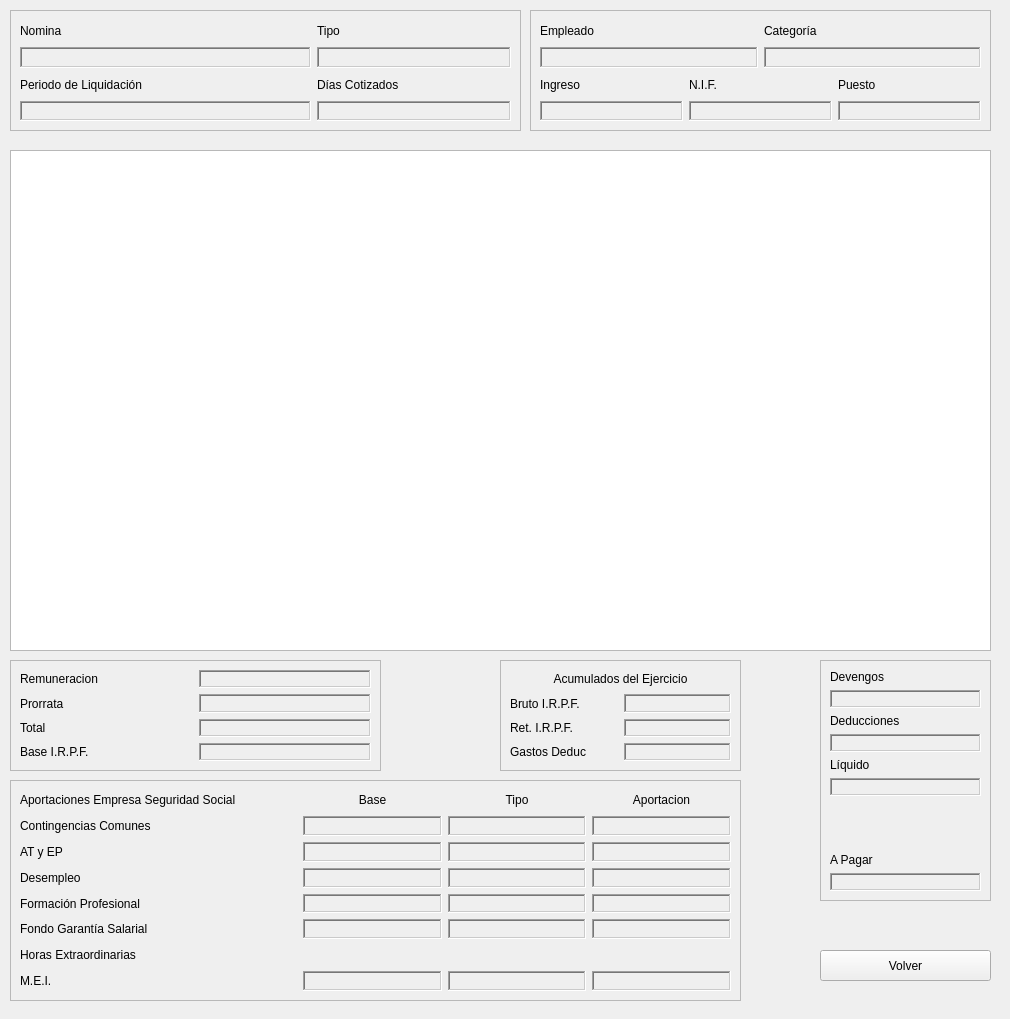
<?xml version="1.0" encoding="UTF-8"?>
<ui version="4.0">
 <class>CargarNomina</class>
 <widget class="QDialog" name="CargarNomina">
  <property name="geometry">
   <rect>
    <x>0</x>
    <y>0</y>
    <width>1010</width>
    <height>1019</height>
   </rect>
  </property>
  <property name="windowTitle">
   <string>Dialog</string>
  </property>
  <widget class="QFrame" name="frame_2">
   <property name="geometry">
    <rect>
     <x>530</x>
     <y>10</y>
     <width>461</width>
     <height>121</height>
    </rect>
   </property>
   <property name="frameShape">
    <enum>QFrame::StyledPanel</enum>
   </property>
   <property name="frameShadow">
    <enum>QFrame::Sunken</enum>
   </property>
   <layout class="QHBoxLayout" name="horizontalLayout_8">
    <item>
     <layout class="QVBoxLayout" name="verticalLayout_9">
      <item>
       <layout class="QHBoxLayout" name="horizontalLayout_6">
        <item>
         <layout class="QVBoxLayout" name="verticalLayout_4">
          <item>
           <widget class="QLabel" name="label_15">
            <property name="text">
             <string>Empleado</string>
            </property>
           </widget>
          </item>
          <item>
           <widget class="QLabel" name="lblEmpleado">
            <property name="styleSheet">
             <string notr="true">color:rgb(0,0,255)</string>
            </property>
            <property name="frameShape">
             <enum>QFrame::WinPanel</enum>
            </property>
            <property name="frameShadow">
             <enum>QFrame::Sunken</enum>
            </property>
            <property name="text">
             <string/>
            </property>
           </widget>
          </item>
         </layout>
        </item>
        <item>
         <layout class="QVBoxLayout" name="verticalLayout_5">
          <item>
           <widget class="QLabel" name="label_17">
            <property name="text">
             <string>Categoría</string>
            </property>
           </widget>
          </item>
          <item>
           <widget class="QLabel" name="lblCategoria">
            <property name="styleSheet">
             <string notr="true">color:rgb(0,0,255)</string>
            </property>
            <property name="frameShape">
             <enum>QFrame::WinPanel</enum>
            </property>
            <property name="frameShadow">
             <enum>QFrame::Sunken</enum>
            </property>
            <property name="text">
             <string/>
            </property>
           </widget>
          </item>
         </layout>
        </item>
       </layout>
      </item>
      <item>
       <layout class="QHBoxLayout" name="horizontalLayout_7">
        <item>
         <layout class="QVBoxLayout" name="verticalLayout_6">
          <item>
           <widget class="QLabel" name="label_19">
            <property name="text">
             <string>Ingreso</string>
            </property>
           </widget>
          </item>
          <item>
           <widget class="QLabel" name="lblIngreso">
            <property name="styleSheet">
             <string notr="true">color:rgb(0,0,255)</string>
            </property>
            <property name="frameShape">
             <enum>QFrame::WinPanel</enum>
            </property>
            <property name="frameShadow">
             <enum>QFrame::Sunken</enum>
            </property>
            <property name="text">
             <string/>
            </property>
           </widget>
          </item>
         </layout>
        </item>
        <item>
         <layout class="QVBoxLayout" name="verticalLayout_7">
          <item>
           <widget class="QLabel" name="label_21">
            <property name="text">
             <string>N.I.F.</string>
            </property>
           </widget>
          </item>
          <item>
           <widget class="QLabel" name="lblNif">
            <property name="styleSheet">
             <string notr="true">color:rgb(0,0,255)</string>
            </property>
            <property name="frameShape">
             <enum>QFrame::WinPanel</enum>
            </property>
            <property name="frameShadow">
             <enum>QFrame::Sunken</enum>
            </property>
            <property name="text">
             <string/>
            </property>
           </widget>
          </item>
         </layout>
        </item>
        <item>
         <layout class="QVBoxLayout" name="verticalLayout_8">
          <item>
           <widget class="QLabel" name="label_23">
            <property name="text">
             <string>Puesto</string>
            </property>
           </widget>
          </item>
          <item>
           <widget class="QLabel" name="lblPuesto">
            <property name="styleSheet">
             <string notr="true">color:rgb(0,0,255)</string>
            </property>
            <property name="frameShape">
             <enum>QFrame::WinPanel</enum>
            </property>
            <property name="frameShadow">
             <enum>QFrame::Sunken</enum>
            </property>
            <property name="text">
             <string/>
            </property>
           </widget>
          </item>
         </layout>
        </item>
       </layout>
      </item>
     </layout>
    </item>
   </layout>
  </widget>
  <widget class="QFrame" name="frame_5">
   <property name="geometry">
    <rect>
     <x>10</x>
     <y>10</y>
     <width>511</width>
     <height>121</height>
    </rect>
   </property>
   <property name="frameShape">
    <enum>QFrame::StyledPanel</enum>
   </property>
   <property name="frameShadow">
    <enum>QFrame::Sunken</enum>
   </property>
   <layout class="QHBoxLayout" name="horizontalLayout_12">
    <item>
     <layout class="QVBoxLayout" name="verticalLayout_15">
      <item>
       <layout class="QHBoxLayout" name="horizontalLayout_10" stretch="3,2">
        <item>
         <layout class="QVBoxLayout" name="verticalLayout_11">
          <item>
           <widget class="QLabel" name="label_30">
            <property name="text">
             <string>Nomina</string>
            </property>
           </widget>
          </item>
          <item>
           <widget class="QLabel" name="lblNomina">
            <property name="styleSheet">
             <string notr="true">color:rgb(0,0,255)</string>
            </property>
            <property name="frameShape">
             <enum>QFrame::WinPanel</enum>
            </property>
            <property name="frameShadow">
             <enum>QFrame::Sunken</enum>
            </property>
            <property name="text">
             <string/>
            </property>
           </widget>
          </item>
         </layout>
        </item>
        <item>
         <layout class="QVBoxLayout" name="verticalLayout_12">
          <item>
           <widget class="QLabel" name="label_32">
            <property name="text">
             <string>Tipo</string>
            </property>
           </widget>
          </item>
          <item>
           <widget class="QLabel" name="lblTipo">
            <property name="styleSheet">
             <string notr="true">color:rgb(0,0,255)</string>
            </property>
            <property name="frameShape">
             <enum>QFrame::WinPanel</enum>
            </property>
            <property name="frameShadow">
             <enum>QFrame::Sunken</enum>
            </property>
            <property name="text">
             <string/>
            </property>
           </widget>
          </item>
         </layout>
        </item>
       </layout>
      </item>
      <item>
       <layout class="QHBoxLayout" name="horizontalLayout_11" stretch="3,2">
        <item>
         <layout class="QVBoxLayout" name="verticalLayout_13">
          <item>
           <widget class="QLabel" name="label_34">
            <property name="text">
             <string>Periodo de Liquidación </string>
            </property>
           </widget>
          </item>
          <item>
           <widget class="QLabel" name="lblPeriodo">
            <property name="styleSheet">
             <string notr="true">color:rgb(0,0,255)</string>
            </property>
            <property name="frameShape">
             <enum>QFrame::WinPanel</enum>
            </property>
            <property name="frameShadow">
             <enum>QFrame::Sunken</enum>
            </property>
            <property name="text">
             <string/>
            </property>
           </widget>
          </item>
         </layout>
        </item>
        <item>
         <layout class="QVBoxLayout" name="verticalLayout_14">
          <item>
           <widget class="QLabel" name="label_36">
            <property name="text">
             <string>Días Cotizados</string>
            </property>
           </widget>
          </item>
          <item>
           <widget class="QLabel" name="lblDiasTotales">
            <property name="styleSheet">
             <string notr="true">color:rgb(0,0,255)</string>
            </property>
            <property name="frameShape">
             <enum>QFrame::WinPanel</enum>
            </property>
            <property name="frameShadow">
             <enum>QFrame::Sunken</enum>
            </property>
            <property name="text">
             <string/>
            </property>
           </widget>
          </item>
         </layout>
        </item>
       </layout>
      </item>
     </layout>
    </item>
   </layout>
  </widget>
  <widget class="QTableWidget" name="tableNomina">
   <property name="geometry">
    <rect>
     <x>10</x>
     <y>150</y>
     <width>981</width>
     <height>501</height>
    </rect>
   </property>
   <property name="editTriggers">
    <set>QAbstractItemView::NoEditTriggers</set>
   </property>
   <property name="selectionMode">
    <enum>QAbstractItemView::NoSelection</enum>
   </property>
  </widget>
  <widget class="QFrame" name="frame_7">
   <property name="geometry">
    <rect>
     <x>500</x>
     <y>660</y>
     <width>241</width>
     <height>111</height>
    </rect>
   </property>
   <property name="frameShape">
    <enum>QFrame::StyledPanel</enum>
   </property>
   <property name="frameShadow">
    <enum>QFrame::Sunken</enum>
   </property>
   <layout class="QHBoxLayout" name="horizontalLayout_14">
    <item>
     <layout class="QVBoxLayout" name="verticalLayout_2">
      <item>
       <layout class="QHBoxLayout" name="horizontalLayout_5">
        <item>
         <widget class="QLabel" name="label_41">
          <property name="text">
           <string>Acumulados del Ejercicio</string>
          </property>
          <property name="alignment">
           <set>Qt::AlignCenter</set>
          </property>
         </widget>
        </item>
       </layout>
      </item>
      <item>
       <layout class="QHBoxLayout" name="horizontalLayout_9">
        <item>
         <widget class="QLabel" name="label_42">
          <property name="text">
           <string>Bruto I.R.P.F.</string>
          </property>
         </widget>
        </item>
        <item>
         <widget class="QLabel" name="lblSumaSalarioBruto">
          <property name="styleSheet">
           <string notr="true">color:rgb(0,0,255)</string>
          </property>
          <property name="frameShape">
           <enum>QFrame::WinPanel</enum>
          </property>
          <property name="frameShadow">
           <enum>QFrame::Sunken</enum>
          </property>
          <property name="text">
           <string/>
          </property>
          <property name="alignment">
           <set>Qt::AlignRight|Qt::AlignTrailing|Qt::AlignVCenter</set>
          </property>
         </widget>
        </item>
       </layout>
      </item>
      <item>
       <layout class="QHBoxLayout" name="horizontalLayout_15">
        <item>
         <widget class="QLabel" name="label_43">
          <property name="text">
           <string>Ret. I.R.P.F.</string>
          </property>
         </widget>
        </item>
        <item>
         <widget class="QLabel" name="lblSumaIrpf">
          <property name="styleSheet">
           <string notr="true">color:rgb(0,0,255)</string>
          </property>
          <property name="frameShape">
           <enum>QFrame::WinPanel</enum>
          </property>
          <property name="frameShadow">
           <enum>QFrame::Sunken</enum>
          </property>
          <property name="text">
           <string/>
          </property>
          <property name="alignment">
           <set>Qt::AlignRight|Qt::AlignTrailing|Qt::AlignVCenter</set>
          </property>
         </widget>
        </item>
       </layout>
      </item>
      <item>
       <layout class="QHBoxLayout" name="horizontalLayout_16">
        <item>
         <widget class="QLabel" name="label_44">
          <property name="text">
           <string>Gastos Deduc</string>
          </property>
         </widget>
        </item>
        <item>
         <widget class="QLabel" name="lblSumaGastosDeducibles">
          <property name="styleSheet">
           <string notr="true">color:rgb(0,0,255)</string>
          </property>
          <property name="frameShape">
           <enum>QFrame::WinPanel</enum>
          </property>
          <property name="frameShadow">
           <enum>QFrame::Sunken</enum>
          </property>
          <property name="text">
           <string/>
          </property>
          <property name="alignment">
           <set>Qt::AlignRight|Qt::AlignTrailing|Qt::AlignVCenter</set>
          </property>
         </widget>
        </item>
       </layout>
      </item>
     </layout>
    </item>
   </layout>
  </widget>
  <widget class="QFrame" name="frame_9">
   <property name="geometry">
    <rect>
     <x>820</x>
     <y>660</y>
     <width>171</width>
     <height>241</height>
    </rect>
   </property>
   <property name="frameShape">
    <enum>QFrame::StyledPanel</enum>
   </property>
   <property name="frameShadow">
    <enum>QFrame::Sunken</enum>
   </property>
   <layout class="QHBoxLayout" name="horizontalLayout_26">
    <item>
     <layout class="QVBoxLayout" name="verticalLayout_19" stretch="1,1,1,5,2">
      <item>
       <layout class="QVBoxLayout" name="verticalLayout_10">
        <item>
         <widget class="QLabel" name="label_56">
          <property name="text">
           <string>Devengos</string>
          </property>
         </widget>
        </item>
        <item>
         <widget class="QLabel" name="lblDevengos">
          <property name="styleSheet">
           <string notr="true">color:rgb(0,0,255)</string>
          </property>
          <property name="frameShape">
           <enum>QFrame::WinPanel</enum>
          </property>
          <property name="frameShadow">
           <enum>QFrame::Sunken</enum>
          </property>
          <property name="text">
           <string/>
          </property>
          <property name="alignment">
           <set>Qt::AlignRight|Qt::AlignTrailing|Qt::AlignVCenter</set>
          </property>
         </widget>
        </item>
       </layout>
      </item>
      <item>
       <layout class="QVBoxLayout" name="verticalLayout_17">
        <item>
         <widget class="QLabel" name="label_58">
          <property name="text">
           <string>Deducciones</string>
          </property>
         </widget>
        </item>
        <item>
         <widget class="QLabel" name="lblDeducciones">
          <property name="styleSheet">
           <string notr="true">color:rgb(0,0,255)</string>
          </property>
          <property name="frameShape">
           <enum>QFrame::WinPanel</enum>
          </property>
          <property name="frameShadow">
           <enum>QFrame::Sunken</enum>
          </property>
          <property name="text">
           <string/>
          </property>
          <property name="alignment">
           <set>Qt::AlignRight|Qt::AlignTrailing|Qt::AlignVCenter</set>
          </property>
         </widget>
        </item>
       </layout>
      </item>
      <item>
       <layout class="QVBoxLayout" name="verticalLayout_18">
        <item>
         <widget class="QLabel" name="label_59">
          <property name="text">
           <string>Líquido</string>
          </property>
         </widget>
        </item>
        <item>
         <widget class="QLabel" name="lblLiquido">
          <property name="styleSheet">
           <string notr="true">color:rgb(0,0,255)</string>
          </property>
          <property name="frameShape">
           <enum>QFrame::WinPanel</enum>
          </property>
          <property name="frameShadow">
           <enum>QFrame::Sunken</enum>
          </property>
          <property name="text">
           <string/>
          </property>
          <property name="alignment">
           <set>Qt::AlignRight|Qt::AlignTrailing|Qt::AlignVCenter</set>
          </property>
         </widget>
        </item>
       </layout>
      </item>
      <item>
       <spacer name="verticalSpacer">
        <property name="orientation">
         <enum>Qt::Vertical</enum>
        </property>
        <property name="sizeHint" stdset="0">
         <size>
          <width>20</width>
          <height>18</height>
         </size>
        </property>
       </spacer>
      </item>
      <item>
       <layout class="QVBoxLayout" name="verticalLayout_16">
        <item>
         <widget class="QLabel" name="label_57">
          <property name="text">
           <string>A Pagar</string>
          </property>
         </widget>
        </item>
        <item>
         <widget class="QLabel" name="lblPagar">
          <property name="font">
           <font>
            <bold>true</bold>
           </font>
          </property>
          <property name="styleSheet">
           <string notr="true">color:rgb(0,0,255)</string>
          </property>
          <property name="frameShape">
           <enum>QFrame::WinPanel</enum>
          </property>
          <property name="frameShadow">
           <enum>QFrame::Sunken</enum>
          </property>
          <property name="text">
           <string/>
          </property>
          <property name="alignment">
           <set>Qt::AlignRight|Qt::AlignTrailing|Qt::AlignVCenter</set>
          </property>
         </widget>
        </item>
       </layout>
      </item>
     </layout>
    </item>
   </layout>
  </widget>
  <widget class="QFrame" name="frame_6">
   <property name="geometry">
    <rect>
     <x>10</x>
     <y>660</y>
     <width>371</width>
     <height>111</height>
    </rect>
   </property>
   <property name="frameShape">
    <enum>QFrame::StyledPanel</enum>
   </property>
   <property name="frameShadow">
    <enum>QFrame::Sunken</enum>
   </property>
   <layout class="QHBoxLayout" name="horizontalLayout_13">
    <item>
     <layout class="QVBoxLayout" name="verticalLayout">
      <item>
       <layout class="QHBoxLayout" name="horizontalLayout">
        <item>
         <widget class="QLabel" name="label_35">
          <property name="text">
           <string>Remuneracion</string>
          </property>
         </widget>
        </item>
        <item>
         <widget class="QLabel" name="lblRemuneracion">
          <property name="styleSheet">
           <string notr="true">color:rgb(0,0,255)</string>
          </property>
          <property name="frameShape">
           <enum>QFrame::WinPanel</enum>
          </property>
          <property name="frameShadow">
           <enum>QFrame::Sunken</enum>
          </property>
          <property name="text">
           <string/>
          </property>
          <property name="alignment">
           <set>Qt::AlignRight|Qt::AlignTrailing|Qt::AlignVCenter</set>
          </property>
         </widget>
        </item>
       </layout>
      </item>
      <item>
       <layout class="QHBoxLayout" name="horizontalLayout_2">
        <item>
         <widget class="QLabel" name="label_38">
          <property name="text">
           <string>Prorrata</string>
          </property>
         </widget>
        </item>
        <item>
         <widget class="QLabel" name="lblProrrata">
          <property name="styleSheet">
           <string notr="true">color:rgb(0,0,255)</string>
          </property>
          <property name="frameShape">
           <enum>QFrame::WinPanel</enum>
          </property>
          <property name="frameShadow">
           <enum>QFrame::Sunken</enum>
          </property>
          <property name="text">
           <string/>
          </property>
          <property name="alignment">
           <set>Qt::AlignRight|Qt::AlignTrailing|Qt::AlignVCenter</set>
          </property>
         </widget>
        </item>
       </layout>
      </item>
      <item>
       <layout class="QHBoxLayout" name="horizontalLayout_3">
        <item>
         <widget class="QLabel" name="label_39">
          <property name="text">
           <string>Total</string>
          </property>
         </widget>
        </item>
        <item>
         <widget class="QLabel" name="lblTotal">
          <property name="styleSheet">
           <string notr="true">color:rgb(0,0,255)</string>
          </property>
          <property name="frameShape">
           <enum>QFrame::WinPanel</enum>
          </property>
          <property name="frameShadow">
           <enum>QFrame::Sunken</enum>
          </property>
          <property name="text">
           <string/>
          </property>
          <property name="alignment">
           <set>Qt::AlignRight|Qt::AlignTrailing|Qt::AlignVCenter</set>
          </property>
         </widget>
        </item>
       </layout>
      </item>
      <item>
       <layout class="QHBoxLayout" name="horizontalLayout_4">
        <item>
         <widget class="QLabel" name="label_40">
          <property name="text">
           <string>Base I.R.P.F.</string>
          </property>
         </widget>
        </item>
        <item>
         <widget class="QLabel" name="lblBaseIrpf">
          <property name="styleSheet">
           <string notr="true">color:rgb(0,0,255)</string>
          </property>
          <property name="frameShape">
           <enum>QFrame::WinPanel</enum>
          </property>
          <property name="frameShadow">
           <enum>QFrame::Sunken</enum>
          </property>
          <property name="text">
           <string/>
          </property>
          <property name="alignment">
           <set>Qt::AlignRight|Qt::AlignTrailing|Qt::AlignVCenter</set>
          </property>
         </widget>
        </item>
       </layout>
      </item>
     </layout>
    </item>
   </layout>
  </widget>
  <widget class="QFrame" name="frame_8">
   <property name="geometry">
    <rect>
     <x>10</x>
     <y>780</y>
     <width>731</width>
     <height>221</height>
    </rect>
   </property>
   <property name="frameShape">
    <enum>QFrame::StyledPanel</enum>
   </property>
   <property name="frameShadow">
    <enum>QFrame::Sunken</enum>
   </property>
   <layout class="QHBoxLayout" name="horizontalLayout_25">
    <item>
     <layout class="QVBoxLayout" name="verticalLayout_3">
      <item>
       <layout class="QHBoxLayout" name="horizontalLayout_18" stretch="2,1,1,1">
        <item>
         <widget class="QLabel" name="label_46">
          <property name="text">
           <string>Aportaciones Empresa Seguridad Social</string>
          </property>
         </widget>
        </item>
        <item>
         <widget class="QLabel" name="label_47">
          <property name="text">
           <string>Base</string>
          </property>
          <property name="alignment">
           <set>Qt::AlignCenter</set>
          </property>
         </widget>
        </item>
        <item>
         <widget class="QLabel" name="label_48">
          <property name="text">
           <string>Tipo</string>
          </property>
          <property name="alignment">
           <set>Qt::AlignCenter</set>
          </property>
         </widget>
        </item>
        <item>
         <widget class="QLabel" name="label_49">
          <property name="text">
           <string>Aportacion</string>
          </property>
          <property name="alignment">
           <set>Qt::AlignCenter</set>
          </property>
         </widget>
        </item>
       </layout>
      </item>
      <item>
       <layout class="QHBoxLayout" name="horizontalLayout_17" stretch="2,1,1,1">
        <item>
         <widget class="QLabel" name="label_45">
          <property name="text">
           <string>Contingencias Comunes</string>
          </property>
         </widget>
        </item>
        <item>
         <widget class="QLabel" name="lblBaseSS1">
          <property name="styleSheet">
           <string notr="true">color:rgb(0,0,255)</string>
          </property>
          <property name="frameShape">
           <enum>QFrame::WinPanel</enum>
          </property>
          <property name="frameShadow">
           <enum>QFrame::Sunken</enum>
          </property>
          <property name="text">
           <string/>
          </property>
          <property name="alignment">
           <set>Qt::AlignCenter</set>
          </property>
         </widget>
        </item>
        <item>
         <widget class="QLabel" name="lblTipoCC">
          <property name="styleSheet">
           <string notr="true">color:rgb(0,0,255)</string>
          </property>
          <property name="frameShape">
           <enum>QFrame::WinPanel</enum>
          </property>
          <property name="frameShadow">
           <enum>QFrame::Sunken</enum>
          </property>
          <property name="text">
           <string/>
          </property>
          <property name="alignment">
           <set>Qt::AlignRight|Qt::AlignTrailing|Qt::AlignVCenter</set>
          </property>
         </widget>
        </item>
        <item>
         <widget class="QLabel" name="lblCC">
          <property name="styleSheet">
           <string notr="true">color:rgb(0,0,255)</string>
          </property>
          <property name="frameShape">
           <enum>QFrame::WinPanel</enum>
          </property>
          <property name="frameShadow">
           <enum>QFrame::Sunken</enum>
          </property>
          <property name="text">
           <string/>
          </property>
          <property name="alignment">
           <set>Qt::AlignRight|Qt::AlignTrailing|Qt::AlignVCenter</set>
          </property>
         </widget>
        </item>
       </layout>
      </item>
      <item>
       <layout class="QHBoxLayout" name="horizontalLayout_19" stretch="2,1,1,1">
        <item>
         <widget class="QLabel" name="label_50">
          <property name="text">
           <string>AT y EP</string>
          </property>
         </widget>
        </item>
        <item>
         <widget class="QLabel" name="lblBaseSS2">
          <property name="styleSheet">
           <string notr="true">color:rgb(0,0,255)</string>
          </property>
          <property name="frameShape">
           <enum>QFrame::WinPanel</enum>
          </property>
          <property name="frameShadow">
           <enum>QFrame::Sunken</enum>
          </property>
          <property name="text">
           <string/>
          </property>
          <property name="alignment">
           <set>Qt::AlignCenter</set>
          </property>
         </widget>
        </item>
        <item>
         <widget class="QLabel" name="lblTipoATEP">
          <property name="styleSheet">
           <string notr="true">color:rgb(0,0,255)</string>
          </property>
          <property name="frameShape">
           <enum>QFrame::WinPanel</enum>
          </property>
          <property name="frameShadow">
           <enum>QFrame::Sunken</enum>
          </property>
          <property name="text">
           <string/>
          </property>
          <property name="alignment">
           <set>Qt::AlignRight|Qt::AlignTrailing|Qt::AlignVCenter</set>
          </property>
         </widget>
        </item>
        <item>
         <widget class="QLabel" name="lblATEP">
          <property name="styleSheet">
           <string notr="true">color:rgb(0,0,255)</string>
          </property>
          <property name="frameShape">
           <enum>QFrame::WinPanel</enum>
          </property>
          <property name="frameShadow">
           <enum>QFrame::Sunken</enum>
          </property>
          <property name="text">
           <string/>
          </property>
          <property name="alignment">
           <set>Qt::AlignRight|Qt::AlignTrailing|Qt::AlignVCenter</set>
          </property>
         </widget>
        </item>
       </layout>
      </item>
      <item>
       <layout class="QHBoxLayout" name="horizontalLayout_20" stretch="2,1,1,1">
        <item>
         <widget class="QLabel" name="label_51">
          <property name="text">
           <string>Desempleo</string>
          </property>
         </widget>
        </item>
        <item>
         <widget class="QLabel" name="lblBaseSS3">
          <property name="styleSheet">
           <string notr="true">color:rgb(0,0,255)</string>
          </property>
          <property name="frameShape">
           <enum>QFrame::WinPanel</enum>
          </property>
          <property name="frameShadow">
           <enum>QFrame::Sunken</enum>
          </property>
          <property name="text">
           <string/>
          </property>
          <property name="alignment">
           <set>Qt::AlignCenter</set>
          </property>
         </widget>
        </item>
        <item>
         <widget class="QLabel" name="lbllblTipoDesempleo">
          <property name="styleSheet">
           <string notr="true">color:rgb(0,0,255)</string>
          </property>
          <property name="frameShape">
           <enum>QFrame::WinPanel</enum>
          </property>
          <property name="frameShadow">
           <enum>QFrame::Sunken</enum>
          </property>
          <property name="text">
           <string/>
          </property>
          <property name="alignment">
           <set>Qt::AlignRight|Qt::AlignTrailing|Qt::AlignVCenter</set>
          </property>
         </widget>
        </item>
        <item>
         <widget class="QLabel" name="lblDesempleo">
          <property name="styleSheet">
           <string notr="true">color:rgb(0,0,255)</string>
          </property>
          <property name="frameShape">
           <enum>QFrame::WinPanel</enum>
          </property>
          <property name="frameShadow">
           <enum>QFrame::Sunken</enum>
          </property>
          <property name="text">
           <string/>
          </property>
          <property name="alignment">
           <set>Qt::AlignRight|Qt::AlignTrailing|Qt::AlignVCenter</set>
          </property>
         </widget>
        </item>
       </layout>
      </item>
      <item>
       <layout class="QHBoxLayout" name="horizontalLayout_21" stretch="2,1,1,1">
        <item>
         <widget class="QLabel" name="label_52">
          <property name="text">
           <string>Formación Profesional</string>
          </property>
         </widget>
        </item>
        <item>
         <widget class="QLabel" name="lblBaseSS4">
          <property name="styleSheet">
           <string notr="true">color:rgb(0,0,255)</string>
          </property>
          <property name="frameShape">
           <enum>QFrame::WinPanel</enum>
          </property>
          <property name="frameShadow">
           <enum>QFrame::Sunken</enum>
          </property>
          <property name="text">
           <string/>
          </property>
          <property name="alignment">
           <set>Qt::AlignCenter</set>
          </property>
         </widget>
        </item>
        <item>
         <widget class="QLabel" name="lblTipoFP">
          <property name="styleSheet">
           <string notr="true">color:rgb(0,0,255)</string>
          </property>
          <property name="frameShape">
           <enum>QFrame::WinPanel</enum>
          </property>
          <property name="frameShadow">
           <enum>QFrame::Sunken</enum>
          </property>
          <property name="text">
           <string/>
          </property>
          <property name="alignment">
           <set>Qt::AlignRight|Qt::AlignTrailing|Qt::AlignVCenter</set>
          </property>
         </widget>
        </item>
        <item>
         <widget class="QLabel" name="lblFP">
          <property name="styleSheet">
           <string notr="true">color:rgb(0,0,255)</string>
          </property>
          <property name="frameShape">
           <enum>QFrame::WinPanel</enum>
          </property>
          <property name="frameShadow">
           <enum>QFrame::Sunken</enum>
          </property>
          <property name="text">
           <string/>
          </property>
          <property name="alignment">
           <set>Qt::AlignRight|Qt::AlignTrailing|Qt::AlignVCenter</set>
          </property>
         </widget>
        </item>
       </layout>
      </item>
      <item>
       <layout class="QHBoxLayout" name="horizontalLayout_22" stretch="2,1,1,1">
        <item>
         <widget class="QLabel" name="label_53">
          <property name="text">
           <string>Fondo Garantía Salarial</string>
          </property>
         </widget>
        </item>
        <item>
         <widget class="QLabel" name="lblBaseSS5">
          <property name="styleSheet">
           <string notr="true">color:rgb(0,0,255)</string>
          </property>
          <property name="frameShape">
           <enum>QFrame::WinPanel</enum>
          </property>
          <property name="frameShadow">
           <enum>QFrame::Sunken</enum>
          </property>
          <property name="text">
           <string/>
          </property>
          <property name="alignment">
           <set>Qt::AlignCenter</set>
          </property>
         </widget>
        </item>
        <item>
         <widget class="QLabel" name="lblTipoFGS">
          <property name="styleSheet">
           <string notr="true">color:rgb(0,0,255)</string>
          </property>
          <property name="frameShape">
           <enum>QFrame::WinPanel</enum>
          </property>
          <property name="frameShadow">
           <enum>QFrame::Sunken</enum>
          </property>
          <property name="text">
           <string/>
          </property>
          <property name="alignment">
           <set>Qt::AlignRight|Qt::AlignTrailing|Qt::AlignVCenter</set>
          </property>
         </widget>
        </item>
        <item>
         <widget class="QLabel" name="lblFGS">
          <property name="styleSheet">
           <string notr="true">color:rgb(0,0,255)</string>
          </property>
          <property name="frameShape">
           <enum>QFrame::WinPanel</enum>
          </property>
          <property name="frameShadow">
           <enum>QFrame::Sunken</enum>
          </property>
          <property name="text">
           <string/>
          </property>
          <property name="alignment">
           <set>Qt::AlignRight|Qt::AlignTrailing|Qt::AlignVCenter</set>
          </property>
         </widget>
        </item>
       </layout>
      </item>
      <item>
       <layout class="QHBoxLayout" name="horizontalLayout_24">
        <item>
         <widget class="QLabel" name="label_55">
          <property name="text">
           <string>Horas Extraordinarias</string>
          </property>
         </widget>
        </item>
       </layout>
      </item>
      <item>
       <layout class="QHBoxLayout" name="horizontalLayout_23" stretch="2,1,1,1">
        <item>
         <widget class="QLabel" name="label_54">
          <property name="text">
           <string>M.E.I.</string>
          </property>
         </widget>
        </item>
        <item>
         <widget class="QLabel" name="lblBaseSS6">
          <property name="styleSheet">
           <string notr="true">color:rgb(0,0,255)</string>
          </property>
          <property name="frameShape">
           <enum>QFrame::WinPanel</enum>
          </property>
          <property name="frameShadow">
           <enum>QFrame::Sunken</enum>
          </property>
          <property name="text">
           <string/>
          </property>
          <property name="alignment">
           <set>Qt::AlignCenter</set>
          </property>
         </widget>
        </item>
        <item>
         <widget class="QLabel" name="lblTipoMei">
          <property name="styleSheet">
           <string notr="true">color:rgb(0,0,255)</string>
          </property>
          <property name="frameShape">
           <enum>QFrame::WinPanel</enum>
          </property>
          <property name="frameShadow">
           <enum>QFrame::Sunken</enum>
          </property>
          <property name="text">
           <string/>
          </property>
          <property name="alignment">
           <set>Qt::AlignRight|Qt::AlignTrailing|Qt::AlignVCenter</set>
          </property>
         </widget>
        </item>
        <item>
         <widget class="QLabel" name="lblMei">
          <property name="styleSheet">
           <string notr="true">color:rgb(0,0,255)</string>
          </property>
          <property name="frameShape">
           <enum>QFrame::WinPanel</enum>
          </property>
          <property name="frameShadow">
           <enum>QFrame::Sunken</enum>
          </property>
          <property name="text">
           <string/>
          </property>
          <property name="alignment">
           <set>Qt::AlignRight|Qt::AlignTrailing|Qt::AlignVCenter</set>
          </property>
         </widget>
        </item>
       </layout>
      </item>
     </layout>
    </item>
   </layout>
  </widget>
  <widget class="QPushButton" name="btnCancelar">
   <property name="geometry">
    <rect>
     <x>820</x>
     <y>950</y>
     <width>171</width>
     <height>31</height>
    </rect>
   </property>
   <property name="text">
    <string>Volver</string>
   </property>
   <property name="icon">
    <iconset resource="imagenes/imagenes.qrc">
     <normaloff>:/atras.png</normaloff>:/atras.png</iconset>
   </property>
   <property name="autoDefault">
    <bool>false</bool>
   </property>
  </widget>
 </widget>
 <resources>
  <include location="imagenes/imagenes.qrc"/>
 </resources>
 <connections/>
</ui>
